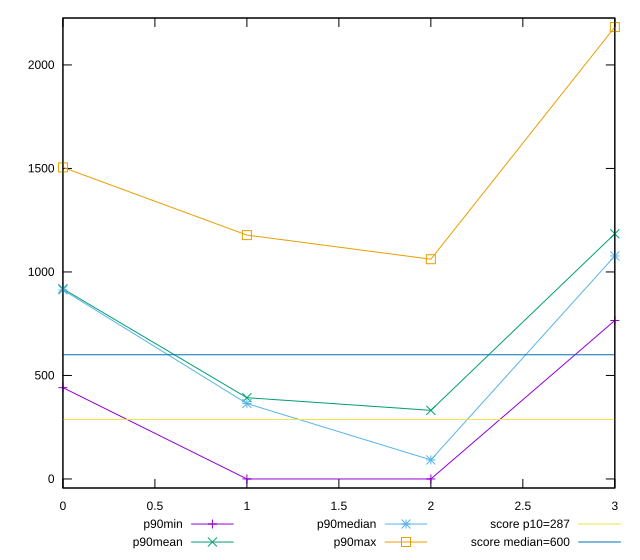

Write gnuplot code to recreate this figure.
reset

$p90Min <<EOF
0 441.03900000000067
1 0
2 0
3 765.5
EOF

$p90Mean <<EOF
0 918.5629202127661
1 392.5062819148937
2 331.41906382978726
3 1184.4871489361701
EOF

$p90Median <<EOF
0 913.3722500000003
1 364.28600000000006
2 92
3 1077.250000000001
EOF

$p90Max <<EOF
0 1505
1 1177.9815000000017
2 1061.5
3 2182.999999999999
EOF

set key outside below
set xrange [0:3]
set yrange [-43.65999999999998:2226.659999999999]
set trange [-43.65999999999998:2226.659999999999]
set terminal svg size 640, 560 enhanced background rgb 'white'
set output "reports/report_00028_2021-02-24T12-49-42.674Z/total-blocking-time/progression/value.svg"

plot $p90Min title "p90min" with linespoints, \
     $p90Mean title "p90mean" with linespoints, \
     $p90Median title "p90median" with linespoints, \
     $p90Max title "p90max" with linespoints, \
     287 title "score p10=287", \
     600 title "score median=600"

reset
